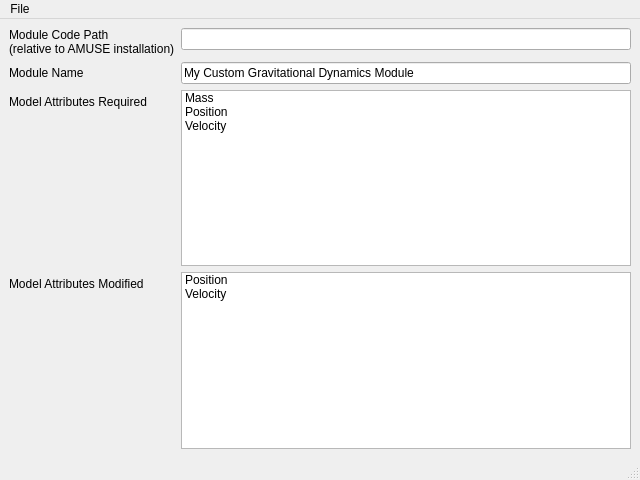
<?xml version="1.0" encoding="UTF-8"?>
<ui version="4.0">
 <class>ModuleEditor</class>
 <widget class="QMainWindow" name="ModuleEditor">
  <property name="geometry">
   <rect>
    <x>0</x>
    <y>0</y>
    <width>640</width>
    <height>480</height>
   </rect>
  </property>
  <property name="windowTitle">
   <string>Module Editor</string>
  </property>
  <widget class="QWidget" name="centralwidget">
   <layout class="QFormLayout" name="formLayout">
    <property name="fieldGrowthPolicy">
     <enum>QFormLayout::AllNonFixedFieldsGrow</enum>
    </property>
    <item row="2" column="1">
     <widget class="QListWidget" name="listWidget">
      <item>
       <property name="text">
        <string>Mass</string>
       </property>
      </item>
      <item>
       <property name="text">
        <string>Position</string>
       </property>
      </item>
      <item>
       <property name="text">
        <string>Velocity</string>
       </property>
      </item>
     </widget>
    </item>
    <item row="2" column="0">
     <widget class="QLabel" name="label">
      <property name="text">
       <string>Model Attributes Required</string>
      </property>
     </widget>
    </item>
    <item row="3" column="1">
     <widget class="QListWidget" name="listWidget_2">
      <item>
       <property name="text">
        <string>Position</string>
       </property>
      </item>
      <item>
       <property name="text">
        <string>Velocity</string>
       </property>
      </item>
     </widget>
    </item>
    <item row="3" column="0">
     <widget class="QLabel" name="label_2">
      <property name="text">
       <string>Model Attributes Modified</string>
      </property>
     </widget>
    </item>
    <item row="1" column="0">
     <widget class="QLabel" name="label_3">
      <property name="text">
       <string>Module Name</string>
      </property>
     </widget>
    </item>
    <item row="1" column="1">
     <widget class="QLineEdit" name="lineEdit">
      <property name="text">
       <string>My Custom Gravitational Dynamics Module</string>
      </property>
     </widget>
    </item>
    <item row="0" column="0">
     <widget class="QLabel" name="label_4">
      <property name="text">
       <string>Module Code Path
(relative to AMUSE installation)</string>
      </property>
     </widget>
    </item>
    <item row="0" column="1">
     <widget class="QLineEdit" name="lineEdit_2"/>
    </item>
   </layout>
  </widget>
  <widget class="QMenuBar" name="menubar">
   <property name="geometry">
    <rect>
     <x>0</x>
     <y>0</y>
     <width>640</width>
     <height>21</height>
    </rect>
   </property>
   <widget class="QMenu" name="menuFile">
    <property name="title">
     <string>File</string>
    </property>
    <addaction name="actionOpen_Module"/>
    <addaction name="actionSave_Module"/>
    <addaction name="separator"/>
    <addaction name="actionClose"/>
   </widget>
   <addaction name="menuFile"/>
  </widget>
  <widget class="QStatusBar" name="statusbar"/>
  <action name="actionOpen_Module">
   <property name="text">
    <string>Open Module...</string>
   </property>
   <property name="shortcut">
    <string>Ctrl+O</string>
   </property>
  </action>
  <action name="actionSave_Module">
   <property name="text">
    <string>Save Module...</string>
   </property>
   <property name="shortcut">
    <string>Ctrl+S</string>
   </property>
  </action>
  <action name="actionClose">
   <property name="text">
    <string>Close</string>
   </property>
   <property name="shortcut">
    <string>Ctrl+W</string>
   </property>
  </action>
 </widget>
 <resources/>
 <connections>
  <connection>
   <sender>actionClose</sender>
   <signal>triggered()</signal>
   <receiver>ModuleEditor</receiver>
   <slot>close()</slot>
   <hints>
    <hint type="sourcelabel">
     <x>-1</x>
     <y>-1</y>
    </hint>
    <hint type="destinationlabel">
     <x>399</x>
     <y>299</y>
    </hint>
   </hints>
  </connection>
 </connections>
</ui>
